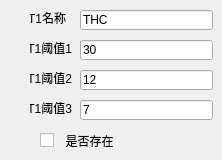
      <widget class="QWidget" name="tab1_S">
       <attribute name="title">
        <string>试剂条1</string>
       </attribute>
       <widget class="QLineEdit" name="CH1_threshold2_S">
        <property name="geometry">
         <rect>
          <x>80</x>
          <y>70</y>
          <width>133</width>
          <height>20</height>
         </rect>
        </property>
        <property name="text">
         <string>12</string>
        </property>
       </widget>
       <widget class="QLineEdit" name="CH1_threshold1_S">
        <property name="geometry">
         <rect>
          <x>80</x>
          <y>40</y>
          <width>133</width>
          <height>20</height>
         </rect>
        </property>
        <property name="text">
         <string>30</string>
        </property>
       </widget>
       <widget class="QCheckBox" name="CheckBox1_S">
        <property name="geometry">
         <rect>
          <x>40</x>
          <y>130</y>
          <width>101</width>
          <height>21</height>
         </rect>
        </property>
        <property name="text">
         <string>  是否存在</string>
        </property>
       </widget>
       <widget class="QLineEdit" name="CH1_name_S">
        <property name="geometry">
         <rect>
          <x>80</x>
          <y>10</y>
          <width>133</width>
          <height>20</height>
         </rect>
        </property>
        <property name="text">
         <string>THC</string>
        </property>
       </widget>
       <widget class="QLabel" name="CH1_label4_S">
        <property name="geometry">
         <rect>
          <x>30</x>
          <y>100</y>
          <width>42</width>
          <height>16</height>
         </rect>
        </property>
        <property name="text">
         <string>T1阈值3</string>
        </property>
        <property name="alignment">
         <set>Qt::AlignRight|Qt::AlignTrailing|Qt::AlignVCenter</set>
        </property>
       </widget>
       <widget class="QLabel" name="CH1_label3_S">
        <property name="geometry">
         <rect>
          <x>30</x>
          <y>70</y>
          <width>42</width>
          <height>16</height>
         </rect>
        </property>
        <property name="text">
         <string>T1阈值2</string>
        </property>
        <property name="alignment">
         <set>Qt::AlignRight|Qt::AlignTrailing|Qt::AlignVCenter</set>
        </property>
       </widget>
       <widget class="QLabel" name="CH1_label2_S">
        <property name="geometry">
         <rect>
          <x>30</x>
          <y>40</y>
          <width>42</width>
          <height>16</height>
         </rect>
        </property>
        <property name="text">
         <string>T1阈值1</string>
        </property>
        <property name="alignment">
         <set>Qt::AlignRight|Qt::AlignTrailing|Qt::AlignVCenter</set>
        </property>
       </widget>
       <widget class="QLabel" name="CH1_label1_S">
        <property name="geometry">
         <rect>
          <x>30</x>
          <y>10</y>
          <width>36</width>
          <height>16</height>
         </rect>
        </property>
        <property name="text">
         <string>T1名称</string>
        </property>
        <property name="alignment">
         <set>Qt::AlignRight|Qt::AlignTrailing|Qt::AlignVCenter</set>
        </property>
       </widget>
       <widget class="QLineEdit" name="CH1_threshold3_S">
        <property name="geometry">
         <rect>
          <x>80</x>
          <y>100</y>
          <width>133</width>
          <height>20</height>
         </rect>
        </property>
        <property name="text">
         <string>7</string>
        </property>
       </widget>
      </widget>
